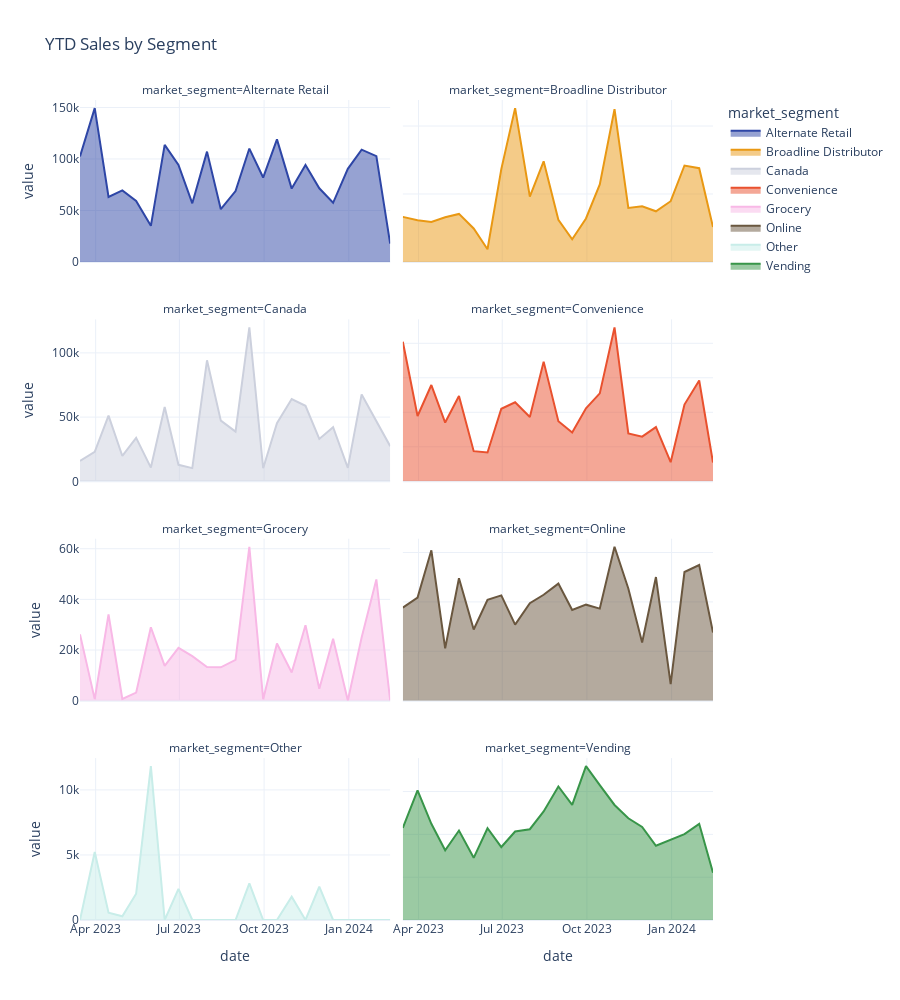

The code cell stored with this chart in its notebook:
### Code cell
df = df_selection.copy()

# 2-WEEK MOVING AVG

df = df[(df.market_segment!='Samples') | (df.market_segment!='Other')].set_index('date').groupby([pd.Grouper(freq='SM'),'market_segment'])['usd'].sum().reset_index().set_index('date')
df = df[df.index>'2023-02-28'].pivot(columns='market_segment', values='usd')

fig = px.area(df,
              color='market_segment',
              color_discrete_map=market_segment_color, 
              facet_col="market_segment",facet_col_wrap=2, 
              height=1000,
              template = 'plotly_white',
              title='YTD Sales by Segment'
             )
fig.update_traces(fill='tonexty')
fig.update_yaxes(matches=None)
fig.show()

### Figure 1 — Plotly figure (JSON) as saved in the notebook; plotly's stock layout.template omitted (floating-point values rounded to 4 significant figures)
{"data": [{"fill": "tonexty", "fillpattern": {"shape": ""}, "hovertemplate": "market_segment=Alternate Retail<br>date=%{x}<br>value=%{y}<extra></extra>", "legendgroup": "Alternate Retail", "line": {"color": "rgb(46,70,166)"}, "marker": {"symbol": "circle"}, "mode": "lines", "name": "Alternate Retail", "orientation": "v", "showlegend": true, "stackgroup": "1", "type": "scatter", "x": ["2023-03-15T00:00:00", "2023-03-31T00:00:00", "2023-04-15T00:00:00", "2023-04-30T00:00:00", "2023-05-15T00:00:00", "2023-05-31T00:00:00", "2023-06-15T00:00:00", "2023-06-30T00:00:00", "2023-07-15T00:00:00", "2023-07-31T00:00:00", "2023-08-15T00:00:00", "2023-08-31T00:00:00", "2023-09-15T00:00:00", "2023-09-30T00:00:00", "2023-10-15T00:00:00", "2023-10-31T00:00:00", "2023-11-15T00:00:00", "2023-11-30T00:00:00", "2023-12-15T00:00:00", "2023-12-31T00:00:00", "2024-01-15T00:00:00", "2024-01-31T00:00:00", "2024-02-15T00:00:00"], "xaxis": "x7", "y": [102400.0, 149400.0, 63090.0, 69460.0, 59170.0, 35062, 113700.0, 94250.0, 56920.0, 107100.0, 51260.0, 68890.0, 110126, 81970.0, 119000.0, 71245, 94110.0, 71550.0, 57460.0, 90430.0, 109100.0, 102800.0, 17770.0], "yaxis": "y7"}, {"fill": "tonexty", "fillpattern": {"shape": ""}, "hovertemplate": "market_segment=Broadline Distributor<br>date=%{x}<br>value=%{y}<extra></extra>", "legendgroup": "Broadline Distributor", "line": {"color": "rgb(233,152,19)"}, "marker": {"symbol": "circle"}, "mode": "lines", "name": "Broadline Distributor", "orientation": "v", "showlegend": true, "stackgroup": "1", "type": "scatter", "x": ["2023-03-15T00:00:00", "2023-03-31T00:00:00", "2023-04-15T00:00:00", "2023-04-30T00:00:00", "2023-05-15T00:00:00", "2023-05-31T00:00:00", "2023-06-15T00:00:00", "2023-06-30T00:00:00", "2023-07-15T00:00:00", "2023-07-31T00:00:00", "2023-08-15T00:00:00", "2023-08-31T00:00:00", "2023-09-15T00:00:00", "2023-09-30T00:00:00", "2023-10-15T00:00:00", "2023-10-31T00:00:00", "2023-11-15T00:00:00", "2023-11-30T00:00:00", "2023-12-15T00:00:00", "2023-12-31T00:00:00", "2024-01-15T00:00:00", "2024-01-31T00:00:00", "2024-02-15T00:00:00"], "xaxis": "x8", "y": [3317.0, 3070.0, 2945.0, 3287.0, 3534.0, 2467.0, 936.2, 6833.0, 11320.0, 4808.0, 7406.0, 3108.0, 1667.0, 3198.0, 5703.0, 11240.0, 3973.0, 4094.0, 3726.0, 4468.0, 7096.0, 6895.0, 2565.0], "yaxis": "y8"}, {"fill": "tonexty", "fillpattern": {"shape": ""}, "hovertemplate": "market_segment=Canada<br>date=%{x}<br>value=%{y}<extra></extra>", "legendgroup": "Canada", "line": {"color": "rgb(204,208,221)"}, "marker": {"symbol": "circle"}, "mode": "lines", "name": "Canada", "orientation": "v", "showlegend": true, "stackgroup": "1", "type": "scatter", "x": ["2023-03-15T00:00:00", "2023-03-31T00:00:00", "2023-04-15T00:00:00", "2023-04-30T00:00:00", "2023-05-15T00:00:00", "2023-05-31T00:00:00", "2023-06-15T00:00:00", "2023-06-30T00:00:00", "2023-07-15T00:00:00", "2023-07-31T00:00:00", "2023-08-15T00:00:00", "2023-08-31T00:00:00", "2023-09-15T00:00:00", "2023-09-30T00:00:00", "2023-10-15T00:00:00", "2023-10-31T00:00:00", "2023-11-15T00:00:00", "2023-11-30T00:00:00", "2023-12-15T00:00:00", "2023-12-31T00:00:00", "2024-01-15T00:00:00", "2024-01-31T00:00:00", "2024-02-15T00:00:00"], "xaxis": "x5", "y": [15790.0, 22950.0, 51180.0, 19730.0, 33890.0, 10690.0, 57840.0, 12820.0, 10260.0, 94230.0, 47250.0, 38680.0, 119800.0, 10150.0, 45190.0, 64080.0, 58750.0, 33000.0, 42190.0, 10420.0, 67650.0, 46370.0, 27340.0], "yaxis": "y5"}, {"fill": "tonexty", "fillpattern": {"shape": ""}, "hovertemplate": "market_segment=Convenience<br>date=%{x}<br>value=%{y}<extra></extra>", "legendgroup": "Convenience", "line": {"color": "rgb(233,81,46)"}, "marker": {"symbol": "circle"}, "mode": "lines", "name": "Convenience", "orientation": "v", "showlegend": true, "stackgroup": "1", "type": "scatter", "x": ["2023-03-15T00:00:00", "2023-03-31T00:00:00", "2023-04-15T00:00:00", "2023-04-30T00:00:00", "2023-05-15T00:00:00", "2023-05-31T00:00:00", "2023-06-15T00:00:00", "2023-06-30T00:00:00", "2023-07-15T00:00:00", "2023-07-31T00:00:00", "2023-08-15T00:00:00", "2023-08-31T00:00:00", "2023-09-15T00:00:00", "2023-09-30T00:00:00", "2023-10-15T00:00:00", "2023-10-31T00:00:00", "2023-11-15T00:00:00", "2023-11-30T00:00:00", "2023-12-15T00:00:00", "2023-12-31T00:00:00", "2024-01-15T00:00:00", "2024-01-31T00:00:00", "2024-02-15T00:00:00"], "xaxis": "x6", "y": [80890.0, 37850.0, 55800.0, 34040.0, 49400.0, 17470.0, 16730.0, 42060.0, 45810.0, 37260.0, 69360.0, 34780.0, 28270.0, 42330.0, 50980.0, 89180.0, 27780.0, 25880.0, 31400.0, 11090.0, 44500.0, 58450.0, 10860.0], "yaxis": "y6"}, {"fill": "tonexty", "fillpattern": {"shape": ""}, "hovertemplate": "market_segment=Grocery<br>date=%{x}<br>value=%{y}<extra></extra>", "legendgroup": "Grocery", "line": {"color": "rgb(248,184,230)"}, "marker": {"symbol": "circle"}, "mode": "lines", "name": "Grocery", "orientation": "v", "showlegend": true, "stackgroup": "1", "type": "scatter", "x": ["2023-03-15T00:00:00", "2023-03-31T00:00:00", "2023-04-15T00:00:00", "2023-04-30T00:00:00", "2023-05-15T00:00:00", "2023-05-31T00:00:00", "2023-06-15T00:00:00", "2023-06-30T00:00:00", "2023-07-15T00:00:00", "2023-07-31T00:00:00", "2023-08-15T00:00:00", "2023-08-31T00:00:00", "2023-09-15T00:00:00", "2023-09-30T00:00:00", "2023-10-15T00:00:00", "2023-10-31T00:00:00", "2023-11-15T00:00:00", "2023-11-30T00:00:00", "2023-12-15T00:00:00", "2023-12-31T00:00:00", "2024-01-15T00:00:00", "2024-01-31T00:00:00", "2024-02-15T00:00:00"], "xaxis": "x3", "y": [26190.0, 598.8, 34050.0, 649.5, 3150.0, 28990.0, 13760.0, 20870.0, 17560.0, 13300.0, 13180.0, 16120.0, 60760.0, 585.9, 22550.0, 11130.0, 29820.0, 4728.0, 24470.0, 85.54, 24960.0, 47870.0, 85.54], "yaxis": "y3"}, {"fill": "tonexty", "fillpattern": {"shape": ""}, "hovertemplate": "market_segment=Online<br>date=%{x}<br>value=%{y}<extra></extra>", "legendgroup": "Online", "line": {"color": "rgb(106,87,63)"}, "marker": {"symbol": "circle"}, "mode": "lines", "name": "Online", "orientation": "v", "showlegend": true, "stackgroup": "1", "type": "scatter", "x": ["2023-03-15T00:00:00", "2023-03-31T00:00:00", "2023-04-15T00:00:00", "2023-04-30T00:00:00", "2023-05-15T00:00:00", "2023-05-31T00:00:00", "2023-06-15T00:00:00", "2023-06-30T00:00:00", "2023-07-15T00:00:00", "2023-07-31T00:00:00", "2023-08-15T00:00:00", "2023-08-31T00:00:00", "2023-09-15T00:00:00", "2023-09-30T00:00:00", "2023-10-15T00:00:00", "2023-10-31T00:00:00", "2023-11-15T00:00:00", "2023-11-30T00:00:00", "2023-12-15T00:00:00", "2023-12-31T00:00:00", "2024-01-15T00:00:00", "2024-01-31T00:00:00", "2024-02-15T00:00:00"], "xaxis": "x4", "y": [94250.0, 104400.0, 152200.0, 52980.0, 123900.0, 72000.0, 102100.0, 106600.0, 76970.0, 98770.0, 107200.0, 118500.0, 91750.0, 97200.0, 93230.0, 155800.0, 113600.0, 58840.0, 125100.0, 16640.0, 130300.0, 137300.0, 69080.0], "yaxis": "y4"}, {"fill": "tonexty", "fillpattern": {"shape": ""}, "hovertemplate": "market_segment=Other<br>date=%{x}<br>value=%{y}<extra></extra>", "legendgroup": "Other", "line": {"color": "rgb(200,237,233)"}, "marker": {"symbol": "circle"}, "mode": "lines", "name": "Other", "orientation": "v", "showlegend": true, "stackgroup": "1", "type": "scatter", "x": ["2023-03-15T00:00:00", "2023-03-31T00:00:00", "2023-04-15T00:00:00", "2023-04-30T00:00:00", "2023-05-15T00:00:00", "2023-05-31T00:00:00", "2023-06-15T00:00:00", "2023-06-30T00:00:00", "2023-07-15T00:00:00", "2023-07-31T00:00:00", "2023-08-15T00:00:00", "2023-08-31T00:00:00", "2023-09-15T00:00:00", "2023-09-30T00:00:00", "2023-10-15T00:00:00", "2023-10-31T00:00:00", "2023-11-15T00:00:00", "2023-11-30T00:00:00", "2023-12-15T00:00:00", "2023-12-31T00:00:00", "2024-01-15T00:00:00", "2024-01-31T00:00:00", "2024-02-15T00:00:00"], "xaxis": "x", "y": [null, 5231.0, 564, 282, 2024.0, 11830.0, null, 2395.0, null, null, null, null, 2820, null, null, 1795.0, null, 2566.0, null, null, null, null, null], "yaxis": "y"}, {"fill": "tonexty", "fillpattern": {"shape": ""}, "hovertemplate": "market_segment=Vending<br>date=%{x}<br>value=%{y}<extra></extra>", "legendgroup": "Vending", "line": {"color": "rgb(56,149,73)"}, "marker": {"symbol": "circle"}, "mode": "lines", "name": "Vending", "orientation": "v", "showlegend": true, "stackgroup": "1", "type": "scatter", "x": ["2023-03-15T00:00:00", "2023-03-31T00:00:00", "2023-04-15T00:00:00", "2023-04-30T00:00:00", "2023-05-15T00:00:00", "2023-05-31T00:00:00", "2023-06-15T00:00:00", "2023-06-30T00:00:00", "2023-07-15T00:00:00", "2023-07-31T00:00:00", "2023-08-15T00:00:00", "2023-08-31T00:00:00", "2023-09-15T00:00:00", "2023-09-30T00:00:00", "2023-10-15T00:00:00", "2023-10-31T00:00:00", "2023-11-15T00:00:00", "2023-11-30T00:00:00", "2023-12-15T00:00:00", "2023-12-31T00:00:00", "2024-01-15T00:00:00", "2024-01-31T00:00:00", "2024-02-15T00:00:00"], "xaxis": "x2", "y": [107600.0, 151300.0, 112400.0, 81440.0, 104500.0, 72590.0, 107200.0, 85210.0, 103300.0, 106000.0, 126800.0, 156000.0, 134500.0, 179700.0, 157400.0, 134300.0, 118800.0, 108700.0, 86680.0, 93850.0, 100200.0, 112300.0, 55230.0], "yaxis": "y2"}], "layout": {"annotations": [{"font": {}, "showarrow": false, "text": "market_segment=Other", "x": 0.245, "xanchor": "center", "xref": "paper", "y": 0.1975, "yanchor": "bottom", "yref": "paper"}, {"font": {}, "showarrow": false, "text": "market_segment=Vending", "x": 0.755, "xanchor": "center", "xref": "paper", "y": 0.1975, "yanchor": "bottom", "yref": "paper"}, {"font": {}, "showarrow": false, "text": "market_segment=Grocery", "x": 0.245, "xanchor": "center", "xref": "paper", "y": 0.465, "yanchor": "bottom", "yref": "paper"}, {"font": {}, "showarrow": false, "text": "market_segment=Online", "x": 0.755, "xanchor": "center", "xref": "paper", "y": 0.465, "yanchor": "bottom", "yref": "paper"}, {"font": {}, "showarrow": false, "text": "market_segment=Canada", "x": 0.245, "xanchor": "center", "xref": "paper", "y": 0.7325, "yanchor": "bottom", "yref": "paper"}, {"font": {}, "showarrow": false, "text": "market_segment=Convenience", "x": 0.755, "xanchor": "center", "xref": "paper", "y": 0.7325, "yanchor": "bottom", "yref": "paper"}, {"font": {}, "showarrow": false, "text": "market_segment=Alternate Retail", "x": 0.245, "xanchor": "center", "xref": "paper", "y": 1, "yanchor": "bottom", "yref": "paper"}, {"font": {}, "showarrow": false, "text": "market_segment=Broadline Distributor", "x": 0.755, "xanchor": "center", "xref": "paper", "y": 1, "yanchor": "bottom", "yref": "paper"}], "height": 1000, "legend": {"title": {"text": "market_segment"}, "tracegroupgap": 0}, "title": {"text": "YTD Sales by Segment"}, "xaxis": {"anchor": "y", "domain": [0, 0.49], "title": {"text": "date"}}, "xaxis2": {"anchor": "y2", "domain": [0.51, 1], "matches": "x", "title": {"text": "date"}}, "xaxis3": {"anchor": "y3", "domain": [0, 0.49], "matches": "x", "showticklabels": false}, "xaxis4": {"anchor": "y4", "domain": [0.51, 1], "matches": "x", "showticklabels": false}, "xaxis5": {"anchor": "y5", "domain": [0, 0.49], "matches": "x", "showticklabels": false}, "xaxis6": {"anchor": "y6", "domain": [0.51, 1], "matches": "x", "showticklabels": false}, "xaxis7": {"anchor": "y7", "domain": [0, 0.49], "matches": "x", "showticklabels": false}, "xaxis8": {"anchor": "y8", "domain": [0.51, 1], "matches": "x", "showticklabels": false}, "yaxis": {"anchor": "x", "domain": [0, 0.1975], "title": {"text": "value"}}, "yaxis2": {"anchor": "x2", "domain": [0, 0.1975], "showticklabels": false}, "yaxis3": {"anchor": "x3", "domain": [0.2675, 0.465], "title": {"text": "value"}}, "yaxis4": {"anchor": "x4", "domain": [0.2675, 0.465], "showticklabels": false}, "yaxis5": {"anchor": "x5", "domain": [0.535, 0.7325], "title": {"text": "value"}}, "yaxis6": {"anchor": "x6", "domain": [0.535, 0.7325], "showticklabels": false}, "yaxis7": {"anchor": "x7", "domain": [0.8025, 1], "title": {"text": "value"}}, "yaxis8": {"anchor": "x8", "domain": [0.8025, 1], "showticklabels": false}}}
